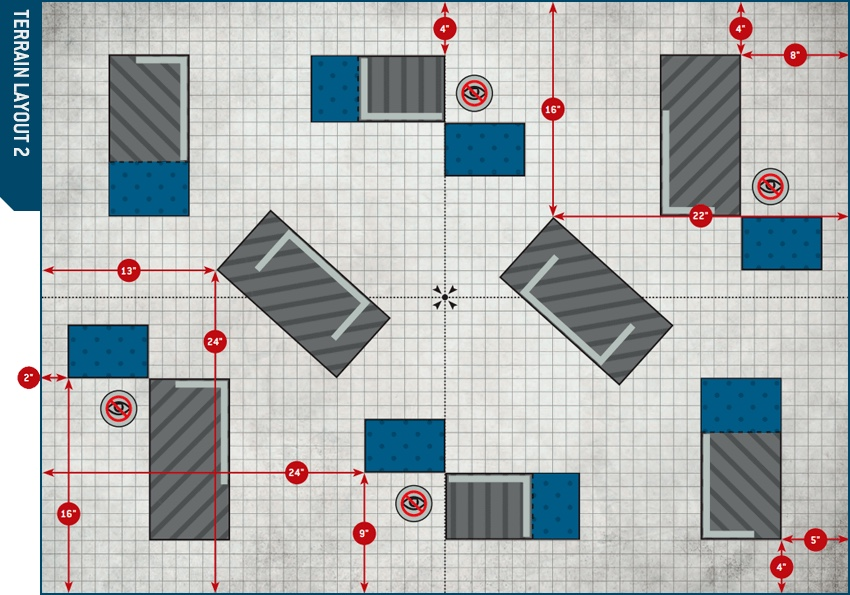
#> input picture 40k/terrain_layouts/source/layout2_reference.jpg, 850 x 595 px, found by its file name
$ python detect_walls.py
#> lines starting #> are read from the running program, lines starting #| are printed output that depends on the picture
#!/usr/bin/env python3
"""Detect walls within tall terrain pieces. Walls are solid dark-gray
regions (distinct from the hatched body's mid-gray) and are always
aligned with one of the piece's edges.

Strategy:
  1. Build a wall mask: pixels with RGB roughly 50-90 (solid dark).
  2. Erode to remove thin border-edge anti-aliasing pixels (1-2 px).
  3. Find connected components and their min-area-rects.
  4. For each component, find which tall piece it belongs to (the piece
     whose bbox contains the component's centroid).
  5. Express the component's geometry in piece-local coords. The wall's
     long axis should be aligned with the piece (rotation ~ piece's
     rotation) or perpendicular to it.
  6. Snap the wall to the nearest piece edge.
"""

import json
import math
import sys
from collections import deque

from PIL import Image


TALL_PIECES_H = [
    ("tall_01", 26.85,  6.2,   6.3,    4.7,   0.0),
    ("tall_02", 33.15, 37.8,   6.3,    4.7,   0.0),
    ("tall_03",  7.95,  7.95,  8.35,   5.7,  90.0),
    ("tall_04", 52.05, 36.05,  8.35,   5.7,  90.0),
    ("tall_05", 49.05,  9.85, 12.55,   6.35, 90.0),
    ("tall_06", 10.95, 34.15, 12.55,   6.35, 90.0),
    ("tall_07", 19.45, 21.75, 12.5,    6.5,  42.0),
    ("tall_08", 40.55, 22.25, 12.5,    6.5,  42.0),
]


def is_wall_pixel(rgb):
    r, g, b = rgb[:3]
    return (50 <= r <= 90 and 50 <= g <= 90 and 50 <= b <= 90
            and abs(r - g) < 15 and abs(g - b) < 15 and abs(r - b) < 15)


def erode(mask, W, H, k=1):
    out = mask
    for _ in range(k):
        new = [[False] * W for _ in range(H)]
        for y in range(1, H - 1):
            row = out[y]; rowu = out[y-1]; rowd = out[y+1]
            for x in range(1, W - 1):
                if row[x] and rowu[x] and rowd[x] and row[x-1] and row[x+1]:
                    new[y][x] = True
        out = new
    return out


def flood(mask, x0, y0, W, H):
    q = deque([(x0, y0)])
    pts = []
    while q:
        x, y = q.popleft()
        if x < 0 or x >= W or y < 0 or y >= H or not mask[y][x]:
            continue
        mask[y][x] = False
        pts.append((x, y))
        q.append((x+1, y)); q.append((x-1, y))
        q.append((x, y+1)); q.append((x, y-1))
    return pts


def main():
    img_path = sys.argv[1] if len(sys.argv) > 1 else \
        "40k/terrain_layouts/source/layout2_reference.jpg"
    json_path = sys.argv[2] if len(sys.argv) > 2 else \
        "40k/terrain_layouts/layout_parse_test.json"

    img = Image.open(img_path).convert("RGB")
#> img is the input picture: PIL image 850x595 RGB; mean R, G, B 175, 179.6, 180.3
    W0 = img.size[0]
#> W0 = 850
    L = int(W0 * 0.06)
#> L = 51
    img = img.crop((L, 0, W0, img.size[1]))
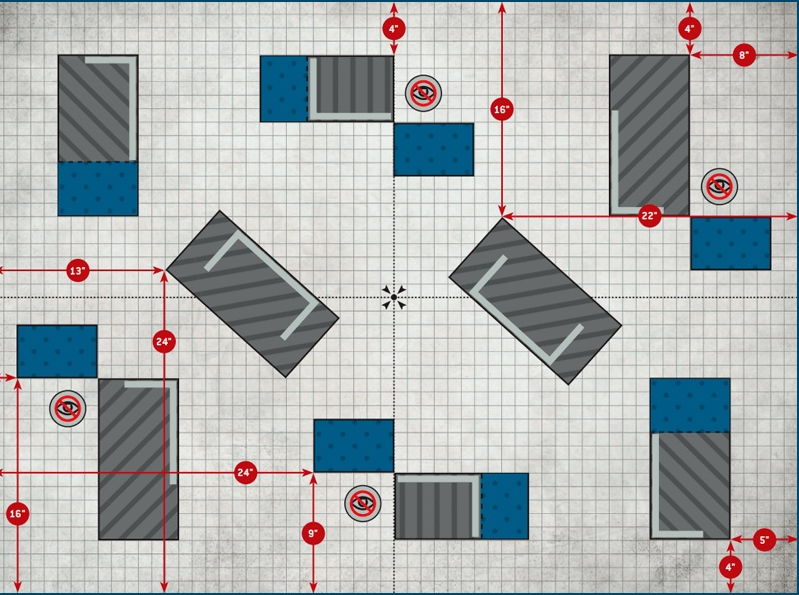
#> img: PIL image 799x595 RGB; mean R, G, B 175.1, 179, 179.1
    W, H = img.size
#> W = 799; H = 595
    px_per_in = (W / 60.0 + H / 44.0) / 2
#> px_per_in = 13.42
    px = img.load()
    print(f"Cropped {W}x{H}, {px_per_in:.2f} px/in")
#| Cropped 799x595, 13.42 px/in

    # Build wall pixel mask (solid dark gray)
    mask = [[is_wall_pixel(px[x, y]) for x in range(W)] for y in range(H)]
#> mask = 595 items

    # Erode to remove thin (1-2 px) border anti-aliasing strips.
    # Walls are thicker (~3+ px at 13 px/in -> wall thickness >= 0.25").
    mask_e = erode(mask, W, H, k=2)
#> mask_e = 595 items

    # Find connected components
    components = []
    for y in range(H):
        for x in range(W):
            if mask_e[y][x]:
                pts = flood(mask_e, x, y, W, H)
                if len(pts) >= 15:  # minimum area
                    components.append(pts)
#> after the loop, components = 46 items
    print(f"Found {len(components)} wall-candidate components after erosion")
#| Found 46 wall-candidate components after erosion

    # Helper: given a piece, transform world (px) to piece-local (inches)
    def to_local(piece, wx, wy):
        cx_h, cy_h, w_long, h_short, ang_h = piece[1:]
        cx_px = cx_h * px_per_in
        cy_px = cy_h * px_per_in
        rad = math.radians(ang_h)
        ca, sa = math.cos(rad), math.sin(rad)
        dx = wx - cx_px; dy = wy - cy_px
        lx_px =  ca * dx + sa * dy
        ly_px = -sa * dx + ca * dy
        return lx_px / px_per_in, ly_px / px_per_in

    def piece_contains(piece, wx, wy):
        lx, ly = to_local(piece, wx, wy)
        _, _, _, w_long, h_short, _ = piece
        return abs(lx) <= w_long/2 + 0.3 and abs(ly) <= h_short/2 + 0.3

    walls_per_piece = {pid: [] for pid, *_ in TALL_PIECES_H}

    for comp in components:
        xs = [p[0] for p in comp]
        ys = [p[1] for p in comp]
        ccx = sum(xs) / len(xs)
        ccy = sum(ys) / len(ys)

        # Find owning piece (centroid inside piece bbox)
        owner = None
        for piece in TALL_PIECES_H:
            if piece_contains(piece, ccx, ccy):
                owner = piece
                break
        if owner is None:
            continue

        # Express component in piece-local coords; find extents
        local_pts = [to_local(owner, x, y) for x, y in comp]
        lxs = [p[0] for p in local_pts]
        lys = [p[1] for p in local_pts]
        lx_lo, lx_hi = min(lxs), max(lxs)
        ly_lo, ly_hi = min(lys), max(lys)
        l_len_x = lx_hi - lx_lo
        l_len_y = ly_hi - ly_lo

        pid = owner[0]
        w_long = owner[3]
        h_short = owner[4]
        hw = w_long / 2
        hh = h_short / 2

        # Determine wall orientation: long along x (horizontal in local)
        # vs long along y. Also: which edge it sits against.
        if l_len_x >= l_len_y:
            # long along x -> wall on north or south edge
            # find which is closer
            ly_mid = (ly_lo + ly_hi) / 2
            if abs(ly_mid - (-hh)) < abs(ly_mid - hh):
                edge = "north"; y_at = -hh
            else:
                edge = "south"; y_at = hh
            # Sanity: wall pixels should be near that edge
            if abs(ly_mid - y_at) > h_short * 0.5:
                continue
            if l_len_x < 1.5:  # too short to be a meaningful wall
                continue
            walls_per_piece[pid].append({
                "id": f"wall_{edge}",
                "local_start": [round(lx_lo, 2), round(y_at, 2)],
                "local_end":   [round(lx_hi, 2), round(y_at, 2)],
                "type": "solid",
                "blocks_los": True,
                "_pixels": len(comp),
                "_thickness_in": round(l_len_y, 2),
            })
        else:
            # long along y -> wall on west or east edge
            lx_mid = (lx_lo + lx_hi) / 2
            if abs(lx_mid - (-hw)) < abs(lx_mid - hw):
                edge = "west"; x_at = -hw
            else:
                edge = "east"; x_at = hw
            if abs(lx_mid - x_at) > w_long * 0.5:
                continue
            if l_len_y < 1.5:
                continue
            walls_per_piece[pid].append({
                "id": f"wall_{edge}",
                "local_start": [round(x_at, 2), round(ly_lo, 2)],
                "local_end":   [round(x_at, 2), round(ly_hi, 2)],
                "type": "solid",
                "blocks_los": True,
                "_pixels": len(comp),
                "_thickness_in": round(l_len_x, 2),
            })
#> this loop made 46 passes
#> (ccx, ccy) on pass 1: (625.5, 72.71)

    print("\nDetected walls per piece:")
    for pid, walls in walls_per_piece.items():
        if not walls:
            print(f"  {pid}: (none)")
        for w in walls:
            s = w["local_start"]; e = w["local_end"]
            L_in = math.hypot(e[0]-s[0], e[1]-s[1])
            print(f"  {pid}: {w['id']:11s} "
                  f"({s[0]:+5.2f},{s[1]:+5.2f}) -> ({e[0]:+5.2f},{e[1]:+5.2f})  "
                  f"len={L_in:.2f}\"  thick={w['_thickness_in']:.2f}\"  "
                  f"px={w['_pixels']}")

    # Apply symmetry: for each pair (A, B) of 180-symmetric pieces, the wall
    # geometry should be the same in piece-local frame (because local frames
    # rotate with the piece, and 180 rotation maps the piece onto itself).
    # Walls should be 180-rotated in local coords for the mirror piece. We
    # enforce this by intersecting detected walls between paired pieces.
    pairs = [("tall_01", "tall_02"), ("tall_03", "tall_04"),
             ("tall_05", "tall_06"), ("tall_07", "tall_08")]

    def symmetrize(a_walls, b_walls):
        """Keep only walls that appear in both pieces, after mapping each
        b-wall through 180 rotation in the local frame: (x,y) -> (-x,-y).
        Returns (a_kept, b_kept) where b's walls are the 180-rotated
        version of a's (so they look correct on the mirror piece)."""
        def edge_of(w):
            return w["id"].replace("wall_", "")
        # Map a's walls to which edges they're on
        a_edges = {edge_of(w): w for w in a_walls}
        b_edges = {edge_of(w): w for w in b_walls}
        # 180-rotated mapping: north <-> south, east <-> west
        rot180 = {"north": "south", "south": "north",
                  "east": "west", "west": "east"}
        keep = []
        a_keep = []
        b_keep = []
        for edge_a, wa in a_edges.items():
            edge_b_needed = rot180[edge_a]
            if edge_b_needed in b_edges:
                a_keep.append(wa)
                # Construct b's wall by 180-rotating a's wall in local frame
                s = wa["local_start"]; e = wa["local_end"]
                b_w = {
                    "id": f"wall_{edge_b_needed}",
                    "local_start": [-s[0], -s[1]],
                    "local_end":   [-e[0], -e[1]],
                    "type": "solid",
                    "blocks_los": True,
                }
                b_keep.append(b_w)
        return a_keep, b_keep

    for a_id, b_id in pairs:
        a_k, b_k = symmetrize(walls_per_piece[a_id], walls_per_piece[b_id])
        walls_per_piece[a_id] = a_k
        walls_per_piece[b_id] = b_k

    print("\nAfter symmetry pruning:")
    for pid, walls in walls_per_piece.items():
        if not walls:
            print(f"  {pid}: (none)")
        for w in walls:
            s = w["local_start"]; e = w["local_end"]
            print(f"  {pid}: {w['id']:11s} "
                  f"({s[0]:+5.2f},{s[1]:+5.2f}) -> ({e[0]:+5.2f},{e[1]:+5.2f})")

    # Write into JSON, stripping debug fields
#> (the run stopped early here; a loop or call above may not have finished)

$ run again, with 40k/terrain_layouts/source/layout1_reference.jpg copied over 40k/terrain_layouts/source/layout2_reference.jpg
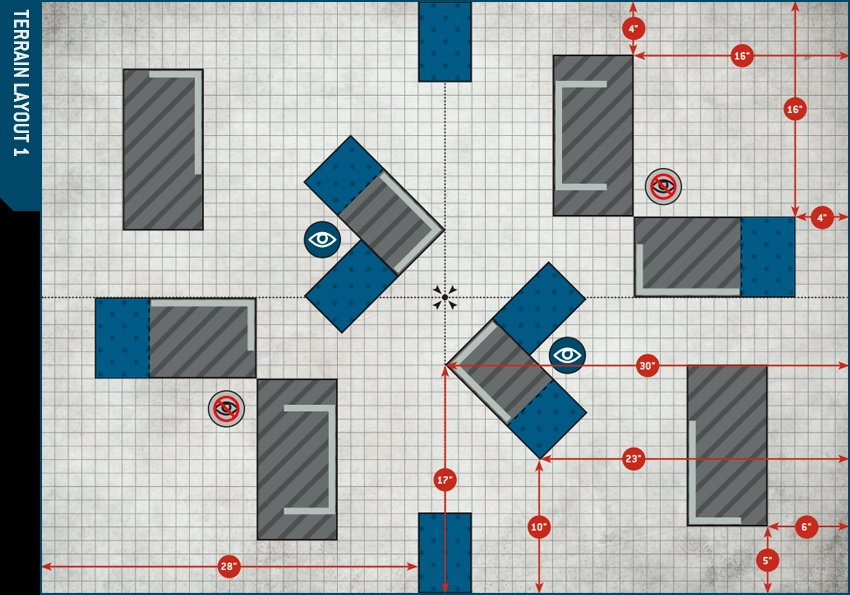
#> input picture 40k/terrain_layouts/source/layout1_reference.jpg, 850 x 595 px, found by its file name
#> in main, img is the input picture: PIL image 850x595 RGB; mean R, G, B 167.1, 172.9, 173.2
#> in main, `img = img.crop((L, 0, W0, img.size[1]))`:
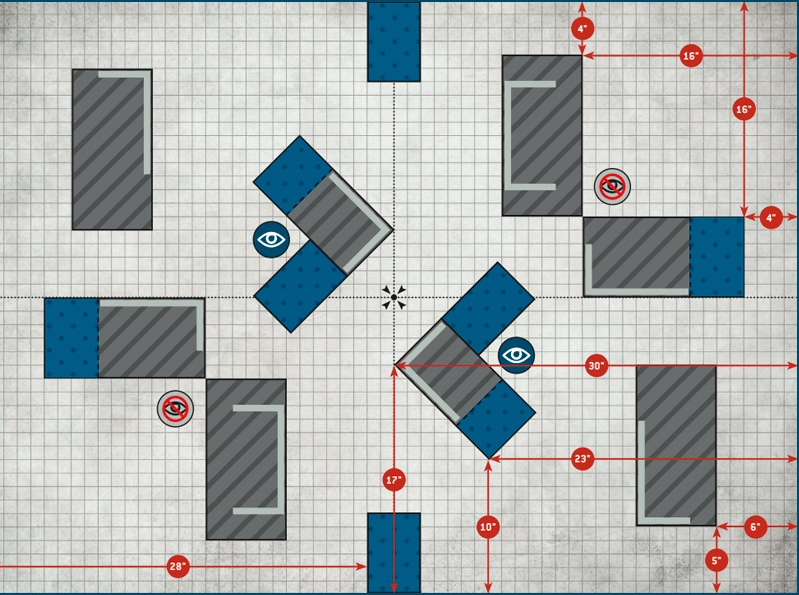
#> img: PIL image 799x595 RGB; mean R, G, B 174.9, 179.9, 179.6
#| Cropped 799x595, 13.42 px/in
#> mask = 595 items
#> after the loop in main, `for y in range(H):`: components = 66 items
#| Found 66 wall-candidate components after erosion
#> the loop in main, `for comp in components:` made 66 passes
#> (ccx, ccy) on passes 2 to 4: (524, 67.5), (548, 68.07), (568, 73)
#> the loop in main, `for pid, walls in walls_per_piece.items():` made 8 passes
#> pid on passes 1 to 8: 'tall_01', 'tall_02', 'tall_03', 'tall_04', 'tall_05', 'tall_06', 'tall_07', 'tall_08'
#> (printed output is left out)
